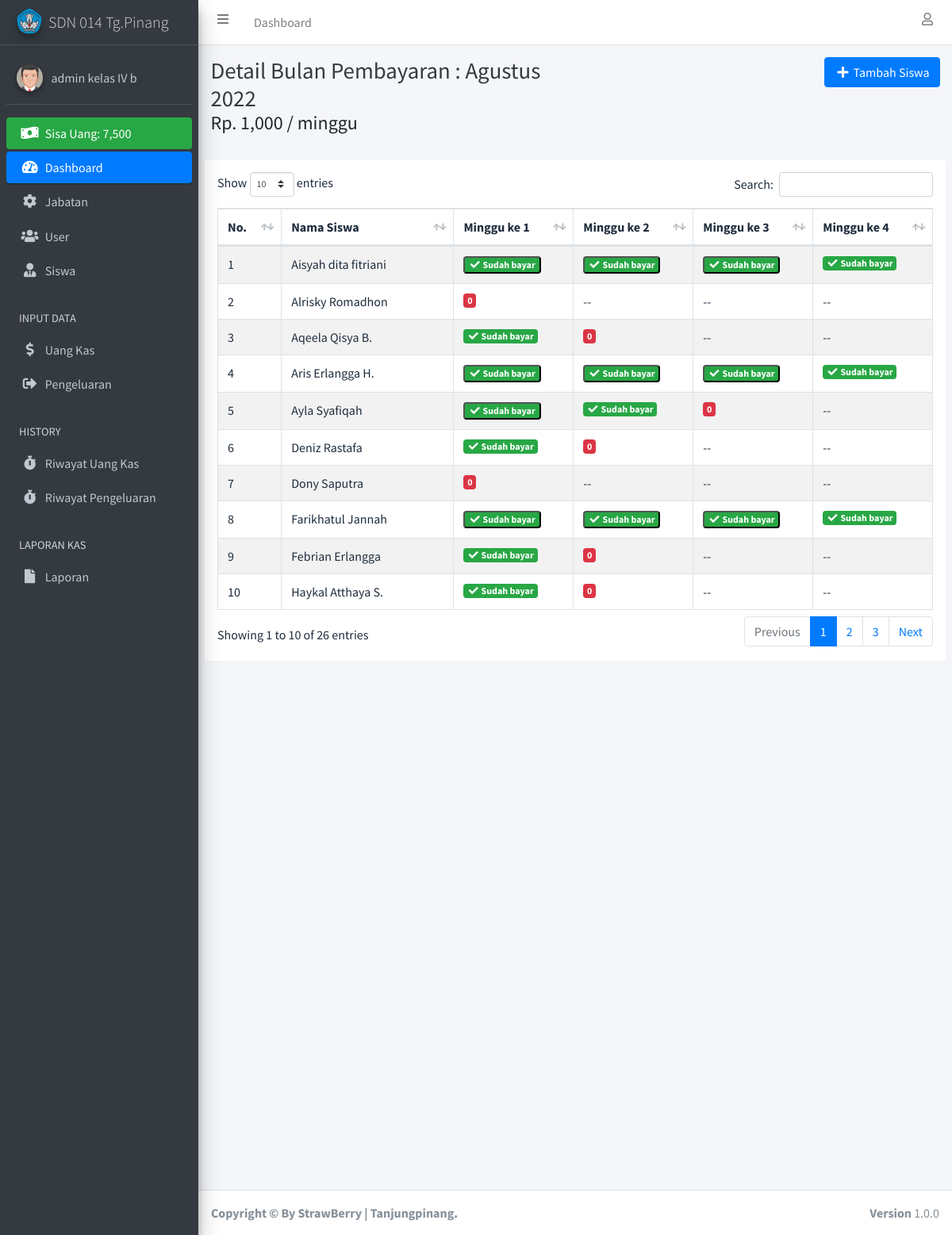
/detail_bulan_pembayaran.php?id_bulan_pembayaran=5 (signed in), run on the app's committed database.
### tables this page shows
CREATE TABLE `user` (
  `id_user` int(11) NOT NULL,
  `nama_lengkap` varchar(100) NOT NULL,
  `username` varchar(100) NOT NULL,
  `password` varchar(255) NOT NULL,
  `id_jabatan` int(11) NOT NULL
);

CREATE TABLE `bulan_pembayaran` (
  `id_bulan_pembayaran` int(11) NOT NULL,
  `nama_bulan` enum('januari','februari','maret','april','mei','juni','juli','agustus','september','oktober','november','desember') NOT NULL,
  `tahun` int(4) NOT NULL,
  `pembayaran_perminggu` int(11) NOT NULL
);

CREATE TABLE `uang_kas` (
  `id_uang_kas` int(11) NOT NULL,
  `id_siswa` int(11) NOT NULL,
  `id_bulan_pembayaran` int(11) NOT NULL,
  `minggu_ke_1` int(11) DEFAULT NULL,
  `minggu_ke_2` int(11) DEFAULT NULL,
  `minggu_ke_3` int(11) DEFAULT NULL,
  `minggu_ke_4` int(11) DEFAULT NULL
);

CREATE TABLE `siswa` (
  `id_siswa` int(11) NOT NULL,
  `nama_siswa` varchar(100) NOT NULL,
  `jenis_kelamin` enum('pria','wanita') NOT NULL,
  `no_telepon` varchar(25) NOT NULL,
  `email` varchar(255) NOT NULL
);

### connection.php (called while the page is built, shortened)
<?php
$host		= "localhost";
$username	= "root";
$password	= "";
$database	= "kas";
$conn 		= mysqli_connect($host, $username, $password, $database);
if (isset($_SESSION['id_user'])) {
	function dataUser()
	{
		global $conn;
		$id_user = $_SESSION['id_user'];
		return mysqli_fetch_assoc(mysqli_query($conn, "SELECT * FROM user INNER JOIN jabatan ON user.id_jabatan = jabatan.id_jabatan WHERE id_user = '$id_user'"));
	}
}

### detail_bulan_pembayaran.php (the view, shortened to what this page needs)
<?php
require 'connection.php';
$id_bulan_pembayaran = $_GET['id_bulan_pembayaran'];
$detail_bulan_pembayaran = mysqli_fetch_assoc(mysqli_query($conn, "SELECT * FROM bulan_pembayaran WHERE id_bulan_pembayaran = '$id_bulan_pembayaran'"));
$uang_kas = mysqli_query($conn, "SELECT * FROM uang_kas INNER JOIN siswa ON uang_kas.id_siswa = siswa.id_siswa INNER JOIN bulan_pembayaran ON uang_kas.id_bulan_pembayaran = bulan_pembayaran.id_bulan_pembayaran WHERE uang_kas.id_bulan_pembayaran = '$id_bulan_pembayaran' ORDER BY nama_siswa ASC");
?>
<!DOCTYPE html>
<html>
<head>
  <?php include 'include/css.php'; ?>
</head>
<body class="hold-transition sidebar-mini layout-fixed">
  <div class="wrapper">
    <?php include 'include/navbar.php'; ?>
    <?php include 'include/sidebar.php'; ?>
    <div class="content-wrapper">
      <div class="content-header">
        <div class="container-fluid">
          <div class="row mb-2">
            <div class="col-sm">
              <h1 class="m-0 text-dark">Detail Bulan Pembayaran : <?= ucwords($detail_bulan_pembayaran['nama_bulan']); ?> <?= $detail_bulan_pembayaran['tahun']; ?></h1>
              <h4>Rp. <?= number_format($detail_bulan_pembayaran['pembayaran_perminggu']); ?> / minggu</h4>
            </div>
            <div class="col-sm text-right">
              <?php if ($_SESSION['id_jabatan'] !== '3') : ?>
                <button type="button" class="btn btn-primary" data-toggle="modal" data-target="#tambahSiswaModal"><i class="fas fa-fw fa-plus"></i> Tambah Siswa</button>
              <?php endif ?>
            </div>
          </div>
        </div>
      </div>
      <section class="content">
        <div class="container-fluid bg-white p-3 rounded">
          <div class="table-responsive">
            <table class="table table-hover table-striped table-bordered" id="table_id">
              <thead>
                <tr>
                  <th>No.</th>
                  <th>Nama Siswa</th>
                  <th>Minggu ke 1</th>
                  <th>Minggu ke 2</th>
                  <th>Minggu ke 3</th>
                  <th>Minggu ke 4</th>
                </tr>
              </thead>
              <tbody>
                <?php $i = 1; ?>
                <?php foreach ($uang_kas as $duk) : ?>
                  <?php if ($_SESSION['id_jabatan'] == '3') : ?>
                    <tr>
                      <td><?= $i++; ?></td>
                      <td><?= ucwords(htmlspecialchars_decode($duk['nama_siswa'])); ?></td>
                      <?php if ($duk['minggu_ke_1'] == $duk['pembayaran_perminggu']) : ?>
                        <td class="text-success"><?= number_format($duk['minggu_ke_1']); ?></td>
                      <?php else : ?>
                        <td class="text-danger"><?= number_format($duk['minggu_ke_1']); ?></td>
                      <?php endif ?>
                      <?php if ($duk['minggu_ke_2'] == $duk['pembayaran_perminggu']) : ?>
                        <td class="text-success"><?= number_format($duk['minggu_ke_2']); ?></td>
                      <?php else : ?>
                        <td class="text-danger"><?= number_format($duk['minggu_ke_2']); ?></td>
                      <?php endif ?>
                      <?php if ($duk['minggu_ke_3'] == $duk['pembayaran_perminggu']) : ?>
                        <td class="text-success"><?= number_format($duk['minggu_ke_3']); ?></td>
                      <?php else : ?>
                        <td class="text-danger"><?= number_format($duk['minggu_ke_3']); ?></td>
                      <?php endif ?>
                      <?php if ($duk['minggu_ke_4'] == $duk['pembayaran_perminggu']) : ?>
                        <td class="text-success"><?= number_format($duk['minggu_ke_4']); ?></td>
                      <?php else : ?>
                        <td class="text-danger"><?= number_format($duk['minggu_ke_4']); ?></td>
                      <?php endif ?>
                    </tr>
                  <?php else : ?>
                    <tr>
                      <td><?= $i++; ?></td>
                      <td><?= $duk['nama_siswa']; ?></td>
                      <?php if ($duk['minggu_ke_1'] == $duk['pembayaran_perminggu']) : ?>
                        <?php if ($duk['minggu_ke_2'] !== "0") : ?>
                          <td>
                            <button type="button" class="badge badge-success" data-container="body" data-toggle="popover" data-placement="top" data-content="Tidak bisa mengubah minggu ke 1, kalau minggu ke 2 dan seterusnya sudah lunas, jika ingin mengubah, ubahlah minggu ke 2 atau ke 3 atau ke 4 terlebih dahulu menjadi 0.">
                              <i class="fas fa-fw fa-check"></i> Sudah bayar
                            </button>
                          </td>
                        <?php else : ?>
                          <td><a href="" data-toggle="modal" data-target="#editMingguKe1<?= $duk['id_uang_kas']; ?>" class="badge badge-success"><i class="fas fa-fw fa-check"></i> Sudah bayar</a></td>
                        <?php endif ?>
                      <?php else : ?>
                        <td><a href="" data-toggle="modal" data-target="#editMingguKe1<?= $duk['id_uang_kas']; ?>" class="badge badge-danger"><?= number_format($duk['minggu_ke_1']); ?></a></td>
                      <?php endif ?>
                      <?php if ($duk['minggu_ke_1'] !== $duk['pembayaran_perminggu']) : ?>
                        <td>
                          --
                        </td>
                        <td>
                          --
                        </td>
                        <td>
                          --
                        </td>
                      <?php else : ?>
                        <?php if ($duk['minggu_ke_2'] == $duk['pembayaran_perminggu']) : ?>
                          <?php if ($duk['minggu_ke_3'] !== "0") : ?>
                            <td><button type="button" class="badge badge-success" data-container="body" data-toggle="popover" data-placement="top" data-content="Tidak bisa mengubah minggu ke 2, jika minggu ke 3 dan seterusnya sudah lunas, jika ingin mengubah, ubahlah minggu ke 3 atau ke 4 terlebih dahulu menjadi 0."><i class="fas fa-fw fa-check"></i> Sudah bayar</button></td>
                          <?php else : ?>
                            <td><a href="" data-toggle="modal" data-target="#editMingguKe2<?= $duk['id_uang_kas']; ?>" class="badge badge-success"><i class="fas fa-fw fa-check"></i> Sudah bayar</a></td>
                          <?php endif ?>
                        <?php else : ?>
                          <td><a href="" data-toggle="modal" data-target="#editMingguKe2<?= $duk['id_uang_kas']; ?>" class="badge badge-danger"><?= number_format($duk['minggu_ke_2']); ?></a></td>
                        <?php endif ?>
                        <?php if ($duk['minggu_ke_2'] !== $duk['pembayaran_perminggu']) : ?>
                          <td>
                            --
                          </td>
                          <td>
                            --
                          </td>
                        <?php else : ?>
                          <?php if ($duk['minggu_ke_3'] == $duk['pembayaran_perminggu']) : ?>
                            <?php if ($duk['minggu_ke_4'] !== "0") : ?>
                              <td><button type="button" class="badge badge-success" data-container="body" data-toggle="popover" data-placement="top" data-content="Tidak bisa mengubah minggu ke 3, jika minggu ke 4 sudah lunas, jika ingin mengubah, ubahlah minggu ke 4 terlebih dahulu menjadi 0."><i class="fas fa-fw fa-check"></i> Sudah bayar</button></td>
                            <?php else : ?>
                              <td><a href="" data-toggle="modal" data-target="#editMingguKe3<?= $duk['id_uang_kas']; ?>" class="badge badge-success"><i class="fas fa-fw fa-check"></i> Sudah bayar</a></td>
                            <?php endif ?>
                          <?php else : ?>
                            <td><a href="" data-toggle="modal" data-target="#editMingguKe3<?= $duk['id_uang_kas']; ?>" class="badge badge-danger"><?= number_format($duk['minggu_ke_3']); ?></a></td>
                          <?php endif ?>
                          <?php if ($duk['minggu_ke_3'] !== $duk['pembayaran_perminggu']) : ?>
                            <td>
                              --
                            </td>
                          <?php else : ?>
                            <?php if ($duk['minggu_ke_4'] == $duk['pembayaran_perminggu']) : ?>
                              <td><a href="" data-toggle="modal" data-target="#editMingguKe4<?= $duk['id_uang_kas']; ?>" class="badge badge-success"><i class="fas fa-fw fa-check"></i> Sudah bayar</a></td>
                            <?php else : ?>
                              <td><a href="" data-toggle="modal" data-target="#editMingguKe4<?= $duk['id_uang_kas']; ?>" class="badge badge-danger"><?= number_format($duk['minggu_ke_4']); ?></a></td>
                            <?php endif ?>
                          <?php endif ?>
                        <?php endif ?>
                      <?php endif ?>
                    </tr>
                  <?php endif ?>
                <?php endforeach ?>
              </tbody>
            </table>
          </div>
        </div>
      </section>
    </div>
    <?php include 'include/footer.php'; ?>
  </div>
</body>
</html>

### include/sidebar.php
<?php
$dataUser = dataUser();
$jml_pengeluaran = mysqli_fetch_assoc(mysqli_query($conn, "SELECT sum(jumlah_pengeluaran) as jml_pengeluaran FROM pengeluaran"));
$jml_pengeluaran = $jml_pengeluaran['jml_pengeluaran'];
$jml_uang_kas = mysqli_fetch_assoc(mysqli_query($conn, "SELECT sum(minggu_ke_1 + minggu_ke_2 + minggu_ke_3 + minggu_ke_4) as jml_uang_kas FROM uang_kas"));
$jml_uang_kas = $jml_uang_kas['jml_uang_kas'];
?>
<aside class="main-sidebar sidebar-dark-primary elevation-4">
  <a href="index.php" class="brand-link">
    <img src="assets/img/img_properties/tutwurihandayani.png" alt="Logo" class="brand-image img-circle elevation-3" style="opacity: .8">
    <span class="brand-text font-weight-light">SDN 014 Tg.Pinang</span>
  </a>
  <div class="sidebar">
    <nav class="mt-2">
      <ul class="nav nav-pills nav-sidebar flex-column" data-widget="treeview" role="menu" data-accordion="false">
        <div class="user-panel mt-3 pb-3 mb-3 d-flex">
          <div class="image">
            <img src="assets/img/img_profiles/avatar5.png" class="img-circle elevation-2" alt="User Image">
          </div>
          <div class="info">
            <a href="#" class="d-block"><?= $dataUser['username']; ?> kelas IV b</a>
          </div>
        </div>
        <?php if ($_SESSION['id_jabatan'] !== '9') : ?>
          <li class="nav-item">
            <div class="bg-success nav-link text-white">
              <i class="nav-icon fas fa-money-bill-wave"></i>
              <p>
                Sisa Uang: <?= number_format($jml_uang_kas - $jml_pengeluaran); ?>
              </p>
            </div>
          </li>
        <?php endif ?>
        <li class="nav-item has-treeview menu-open">
          <a href="index.php" class="nav-link active">
            <i class="nav-icon fas fa-tachometer-alt"></i>
            <p>
              Dashboard
            </p>
          </a>
        </li>
        <?php if ($dataUser['id_jabatan'] == '1') : ?>
          <li class="nav-item">
            <a href="jabatan.php" class="nav-link">
              <i class="nav-icon fas fa-cog"></i>
              <p>
                Jabatan
              </p>
            </a>
          </li>
          <li class="nav-item">
            <a href="user.php" class="nav-link">
              <i class="nav-icon fas fa-users"></i>
              <p>
                User
              </p>
            </a>
          </li>
        <?php endif ?>
        <?php if ($_SESSION['id_jabatan'] !== '9') : ?>
          <li class="nav-item">
            <a href="siswa.php" class="nav-link">
              <i class="fas fa-user-tie nav-icon"></i>
              <p>Siswa</p>
            </a>
          </li>
          <li class="nav-header">INPUT DATA</li>
          <li class="nav-item">
            <a href="uang_kas.php" class="nav-link">
              <i class="fas fa-dollar-sign nav-icon"></i>
              <p>Uang Kas</p>
            </a>
          </li>
          <li class="nav-item">
            <a href="pengeluaran.php" class="nav-link">
              <i class="fas fa-sign-out-alt nav-icon"></i>
              <p>Pengeluaran</p>
            </a>
          </li>
          <li class="nav-header">HISTORY</li>
          <li class="nav-item">
            <a href="riwayat.php" class="nav-link">
              <i class="fas fa-stopwatch nav-icon"></i>
              <p>Riwayat Uang Kas</p>
            </a>
          </li>
          <li class="nav-item">
            <a href="riwayat_pengeluaran.php" class="nav-link">
              <i class="fas fa-stopwatch nav-icon"></i>
              <p>Riwayat Pengeluaran</p>
            </a>
          </li>
        <?php endif ?>
        <li class="nav-header">LAPORAN KAS</li>
        <li class="nav-item">
          <a href="laporan.php" class="nav-link">
            <i class="fas fa-file nav-icon"></i>
            <p>Laporan</p>
          </a>
        </li>
      </ul>
    </nav>
  </div>
</aside>

### data on the page
user: username "admin"
bulan_pembayaran: nama_bulan "Agustus", tahun "2022", pembayaran_perminggu "1,000"
uang_kas: id_siswa.nama_siswa "Aisyah dita fitriani", minggu_ke_1 "Sudah bayar", minggu_ke_2 "Sudah bayar", minggu_ke_3 "Sudah bayar"
uang_kas: id_siswa.nama_siswa "Alrisky Romadhon", minggu_ke_1 "0"
uang_kas: id_siswa.nama_siswa "Aqeela Qisya B.", minggu_ke_2 "0"
uang_kas: id_siswa.nama_siswa "Aris Erlangga H.", minggu_ke_1 "Sudah bayar", minggu_ke_2 "Sudah bayar", minggu_ke_3 "Sudah bayar"
uang_kas: id_siswa.nama_siswa "Ayla Syafiqah", minggu_ke_1 "Sudah bayar", minggu_ke_3 "0"
uang_kas: id_siswa.nama_siswa "Deniz Rastafa", minggu_ke_2 "0"
uang_kas: id_siswa.nama_siswa "Dony Saputra", minggu_ke_1 "0"
uang_kas: id_siswa.nama_siswa "Farikhatul Jannah", minggu_ke_1 "Sudah bayar", minggu_ke_2 "Sudah bayar", minggu_ke_3 "Sudah bayar"
uang_kas: id_siswa.nama_siswa "Febrian Erlangga", minggu_ke_2 "0"
uang_kas: id_siswa.nama_siswa "Haykal Atthaya S.", minggu_ke_2 "0"

### other printed values
$jml_uang_kas - $jml_pengeluaran "7,500"
